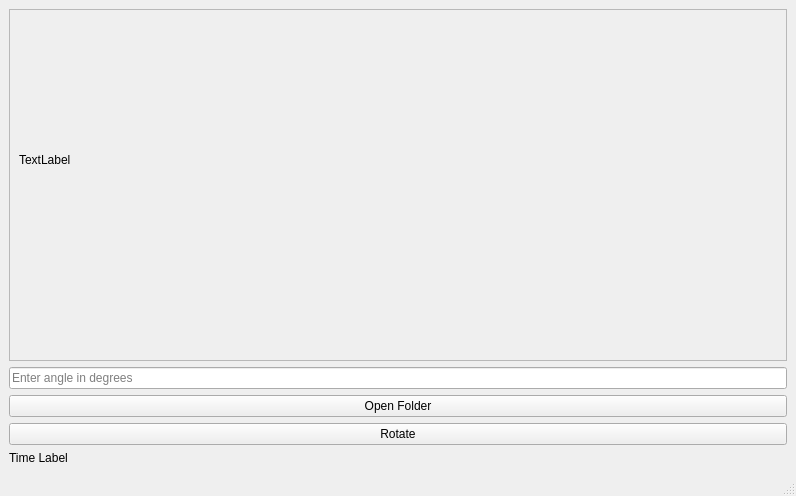
<?xml version="1.0" encoding="UTF-8"?>
<ui version="4.0">
 <class>MainWindow</class>
 <widget class="QMainWindow" name="MainWindow">
  <property name="geometry">
   <rect>
    <x>0</x>
    <y>0</y>
    <width>796</width>
    <height>496</height>
   </rect>
  </property>
  <property name="sizePolicy">
   <sizepolicy hsizetype="Fixed" vsizetype="Preferred">
    <horstretch>0</horstretch>
    <verstretch>0</verstretch>
   </sizepolicy>
  </property>
  <property name="windowTitle">
   <string>MainWindow</string>
  </property>
  <widget class="QWidget" name="centralwidget">
   <layout class="QVBoxLayout" name="verticalLayout">
    <item>
     <widget class="QScrollArea" name="scrollArea">
      <widget class="QWidget" name="scrollAreaWidgetContents">
       <property name="geometry">
        <rect>
         <x>0</x>
         <y>0</y>
         <width>300</width>
         <height>300</height>
        </rect>
       </property>
       <layout class="QVBoxLayout" name="verticalLayout">
        <item>
         <widget class="QLabel" name="myLabel">
          <property name="text">
           <string>TextLabel</string>
          </property>
          <property name="scaledContents">
           <bool>true</bool>
          </property>
         </widget>
        </item>
       </layout>
      </widget>
     </widget>
    </item>
    <item>
     <widget class="QLineEdit" name="angleLineEdit">
      <property name="placeholderText">
       <string>Enter angle in degrees</string>
      </property>
     </widget>
    </item>
    <item>
     <widget class="QPushButton" name="openButton">
      <property name="enabled">
       <bool>true</bool>
      </property>
      <property name="text">
       <string>Open Folder</string>
      </property>
     </widget>
    </item>
    <item>
     <widget class="QPushButton" name="rotateButton">
      <property name="text">
       <string>Rotate</string>
      </property>
     </widget>
    </item>
    <item>
     <widget class="QLabel" name="timeLabel">
      <property name="text">
       <string>Time Label</string>
      </property>
     </widget>
    </item>
   </layout>
  </widget>
  <widget class="QMenuBar" name="menubar">
   <property name="geometry">
    <rect>
     <x>0</x>
     <y>0</y>
     <width>796</width>
     <height>22</height>
    </rect>
   </property>
  </widget>
  <widget class="QStatusBar" name="statusbar"/>
 </widget>
 <resources/>
 <connections/>
</ui>
